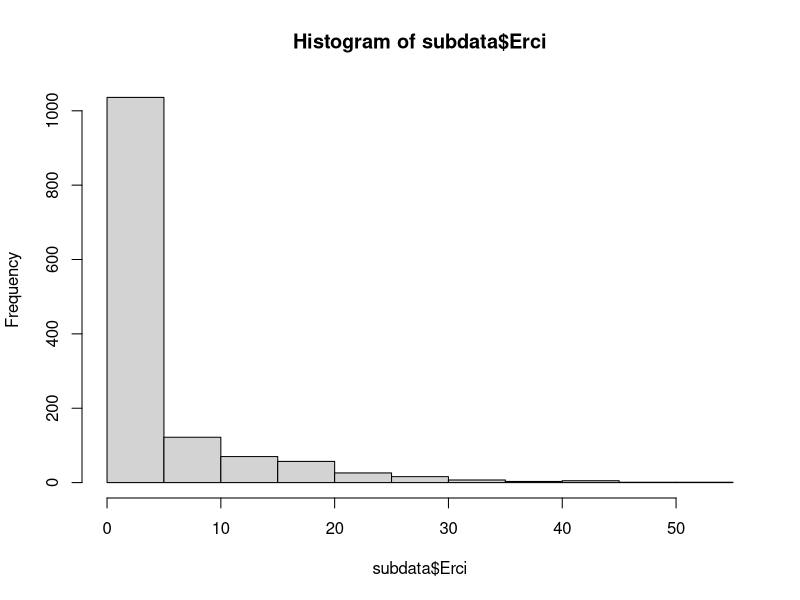
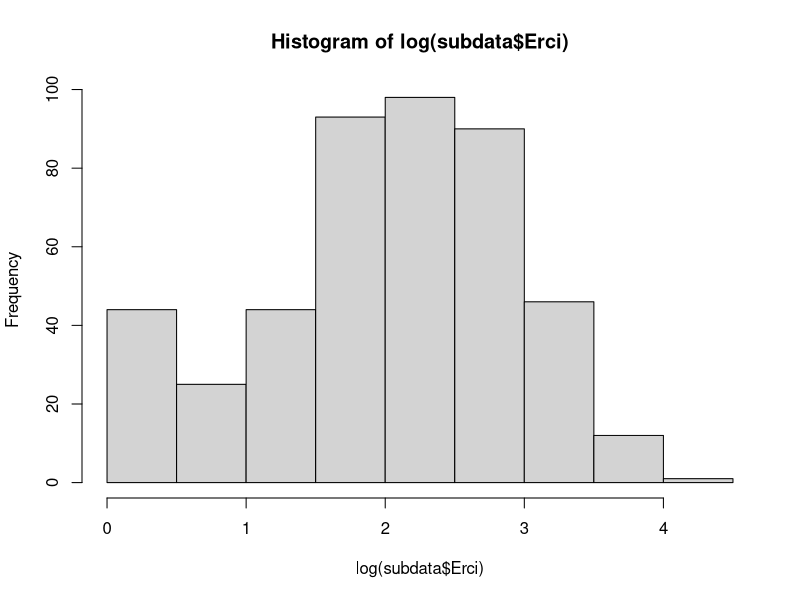

Generate these figures, in order, with R: (Note: this script raises an error after producing the figures.)

library(foreign)
library(lme4)
library(lsmeans)

annuals <- read.spss("SPSS BothSitesAllYears Data File.sav",to.data.frame=TRUE)

str(annuals)
annuals$Year=as.factor(annuals$Year)




#Way to get p-values
# http://www.inside-r.org/packages/cran/lme4/docs/pvalues
#Help on restriction matrices
install.packages("pbkrtest")
library(pbkrtest)

#Use this line to change subsets (i.e. switch to Sonoran)
subdata=subset(annuals, (Desert=='Mojave ' & TranDir=='N' & Year!=2011)) 
hist(subdata$Erci)
hist(log(subdata$Erci))


biomass.glmer=glmer(Erci~(FireTrt+RainTrt+SeedTrt+TurbTrt+Year+MH)^2+(1|ShrubID)+(1|ShrubID:Plot), family="poisson", data=subdata )

summary(biomass.glmer)
anova(biomass.glmer)



lsmeans(biomass.lmer6,  ~ FireTrt:RainTrt:SeedTrt:MH|TurbTrt+Year)  #Just put in highest order interactions

lsmip(biomass.lmer6, RainTrt~MH|Year)
lsmip(biomass.lmer6, RainTrt~MH|Year+FireTrt)
lsmip(biomass.lmer6, RainTrt~MH|Year+SeedTrt)
lsmip(biomass.lmer6, RainTrt~MH|Year+TurbTrt)


lsmip(biomass.lmer6, RainTrt~MH|Year+FireTrt+SeedTrt+TurbTrt)

#This is crazy complicated... try simplifying.... 
